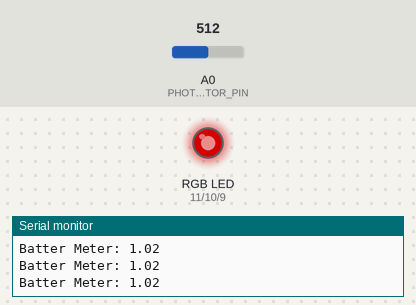
The sketch below on a simulated Arduino Uno, built with avr-gcc and run on an emulated ATmega328P. Parts: an RGB LED mixed from three pins (HIGH = lit), the last lines printed to the serial monitor. The test bench sets the inputs (shaded band); at power-on: A0 (PHOTORESISTOR_PIN) = 512. Dim RGB values are drawn brighter than linear.

Above: at 1.2 s.
1.3 s: A0 (PHOTORESISTOR_PIN) set to 0
At 2.5 s:
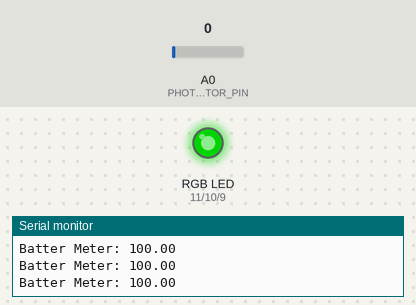
2.8 s: A0 (PHOTORESISTOR_PIN) set to 35
At 4.1 s:
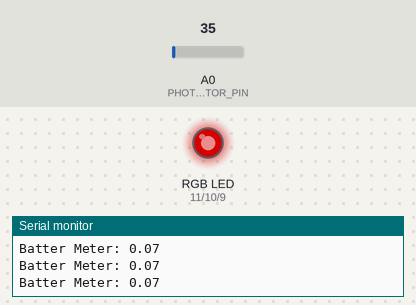
Timing chart, 0 to 5.8 s (numbered marks = the images above; inputs shaded):
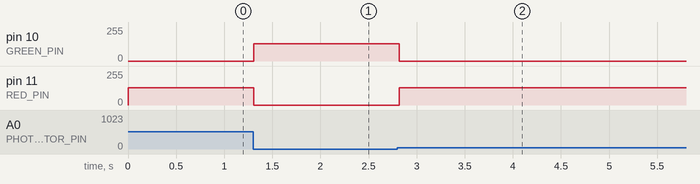

The sketch:

better-way.ino
```cpp
#include "Arduino.h"

const byte PHOTORESISTOR_PIN = A0;

const byte RED_PIN = 11;
const byte GREEN_PIN = 10;
const byte BLUE_PIN = 9;

const unsigned long BATTERY_CAPACITY = 50000;
const unsigned long BATTERY_DRAIN = 1;

void displayColor(byte red_intensity, byte green_intensity, byte blue_intensity) {
  analogWrite(RED_PIN, red_intensity);
  analogWrite(GREEN_PIN, green_intensity);
  analogWrite(BLUE_PIN, blue_intensity);
}

void setup() {
  pinMode(PHOTORESISTOR_PIN, INPUT);

  pinMode(RED_PIN, OUTPUT);
  pinMode(GREEN_PIN, OUTPUT);
  pinMode(BLUE_PIN, OUTPUT);

  Serial.begin(9600);
}

static unsigned long battery_level = 0;

float batteryMeter() {
  battery_level += analogRead(PHOTORESISTOR_PIN);
  battery_level = min(battery_level, BATTERY_CAPACITY);

  return ((float)battery_level / (float)BATTERY_CAPACITY) * 100;
}

bool full(float percentage) {
  return percentage >= 50.0;
}

bool medium(float percentage) {
  return percentage >= 25.0 && percentage < 50.0;
}

bool low(float percentage) {
  return percentage < 25.0;
}

void log(float percentage) {
  Serial.print("Batter Meter: ");
  Serial.println(percentage);
}

void drain() {
  battery_level =- BATTERY_DRAIN;
}

void loop() {
  float percentage = batteryMeter();

  if      (full(percentage))   displayColor(0, 128, 0);
  else if (medium(percentage)) displayColor(128, 80, 0);
  else if (low(percentage))    displayColor(128, 0, 0);
  else                         displayColor(0, 0, 0);

  drain();

  log(percentage);

  delay(100);
}
```

Measured:
- after the input at 1.3 s, pin 10 (GREEN_PIN): 0/255 → 128/255 at once; pin 11 (RED_PIN): 128/255 → 0/255 at once
- after the input at 2.8 s, pin 10 (GREEN_PIN): 128/255 → 0/255 at once; pin 11 (RED_PIN): 0/255 → 128/255 at once
